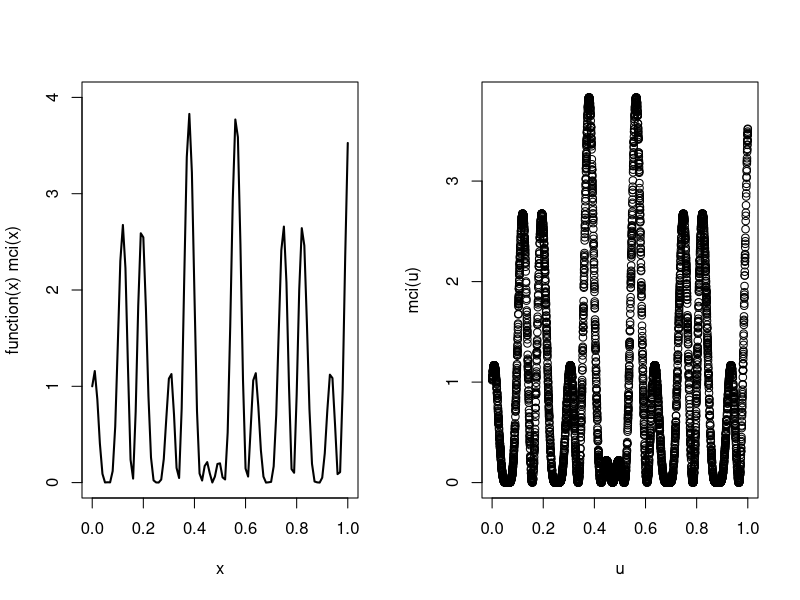

This figure's R source:
#simple monte carlo optimization#
par(mfrow=c(1,2))
#The function to be optimized
mci <- function(x){(cos(50*x)+sin(20*x))^2}
plot(function(x)mci(x), xlim=c(0,1),ylim=c(0,4),lwd=2)
optimize(mci, c(0, 1), tol = 0.0001, maximum=TRUE)
#The monte carlo maximum
nsim<-5000;u<-runif(nsim);
max(mci(u))
plot(u,mci(u))
#The "exact" value is 3.8325#
#Simulated annealing
#xval<-array(1,c(nsim,1));r<-.1
#for(i in 2:nsim){
#test<-runif(1, min=max(xval[i-1]-r,0),max=min(xval[i-1]+r,1));
#delta<-mci(test)-mci(xval[i-1]);
#rho<-min(exp(delta*log(i)/100),1);
#xval[i]<-test*(u[i]<rho)+xval[i-1]*(u[i]>rho);
#}
#plot(xval,type="l",ylim=c(0,1))
#par(new=T)
#plot(lowess(xval),type="l",ylim=c(0,1),xlab="",ylab="",col="red")
#plot(xval,mci(xval))
